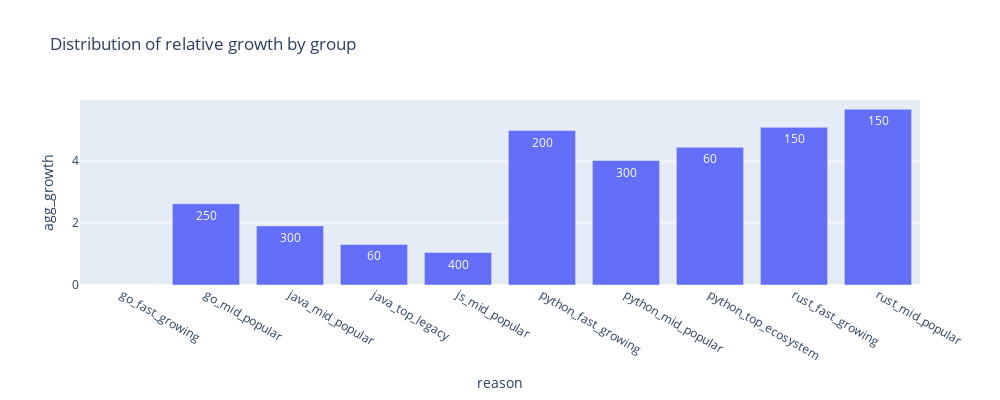

The cell this chart's notebook holds for it:
### Code cell
fig = px.bar(
    repos.groupby('reason').agg(agg_growth=('relative_growth', 'median'), count=('reason', 'size')).reset_index(),
    x='reason',
    y='agg_growth',
    text='count',
    title='Distribution of relative growth by group'
)

fig.show()

### Figure 1 — Plotly figure (JSON) as saved in the notebook; plotly's stock layout.template omitted (floating-point values rounded to 4 significant figures)
{"data": [{"hovertemplate": "reason=%{x}<br>agg_growth=%{y}<br>count=%{text}<extra></extra>", "legendgroup": "", "marker": {"color": "#636efa", "pattern": {"shape": ""}}, "name": "", "orientation": "v", "showlegend": false, "text": [100.0, 250.0, 300.0, 60.0, 400.0, 200.0, 300.0, 60.0, 150.0, 150.0], "textposition": "auto", "type": "bar", "x": ["go_fast_growing", "go_mid_popular", "java_mid_popular", "java_top_legacy", "js_mid_popular", "python_fast_growing", "python_mid_popular", "python_top_ecosystem", "rust_fast_growing", "rust_mid_popular"], "xaxis": "x", "y": [0.0, 2.624, 1.905, 1.308, 1.048, 4.984, 4.018, 4.442, 5.088, 5.671], "yaxis": "y"}], "layout": {"barmode": "relative", "height": 400, "legend": {"tracegroupgap": 0}, "title": {"text": "Distribution of relative growth by group"}, "width": 1000, "xaxis": {"anchor": "y", "domain": [0, 1], "title": {"text": "reason"}}, "yaxis": {"anchor": "x", "domain": [0, 1], "title": {"text": "agg_growth"}}}}
